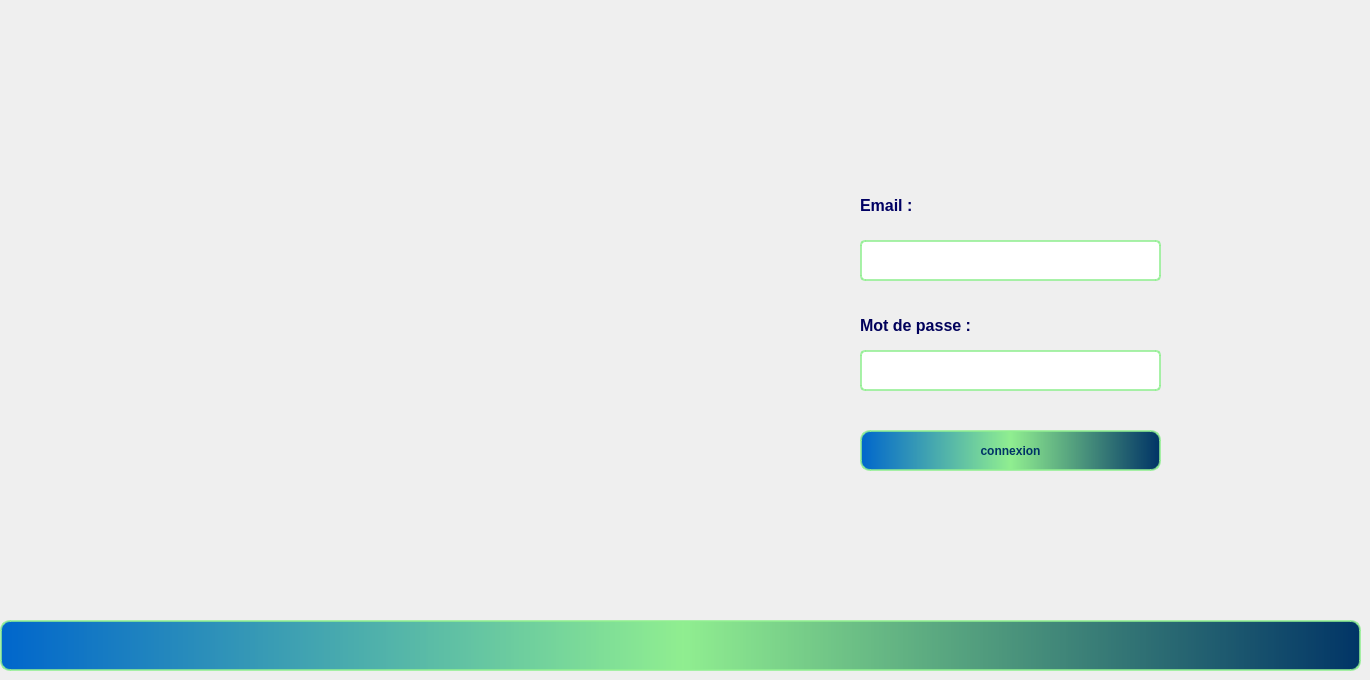
    <widget class="QWidget" name="Connexion">
     <widget class="QPushButton" name="pushButton">
      <property name="geometry">
       <rect>
        <x>0</x>
        <y>620</y>
        <width>1361</width>
        <height>51</height>
       </rect>
      </property>
      <property name="styleSheet">
       <string notr="true">  background: qlineargradient(x1: 0, y1: 0, x2: 1, y2: 0, stop: 0 rgba(0, 102, 204, 255), stop: 0.5 rgba(144, 238, 144, 255), stop: 1 rgba(0, 51, 102, 255));
    border: 2px solid rgba(144, 238, 144, 200);
    padding: 8px;
    color: rgba(0, 51, 102, 255);
    font-weight: bold;
    border-radius: 10px;
    transition: all 0.3s ease;</string>
      </property>
      <property name="text">
       <string/>
      </property>
     </widget>
     <widget class="QLabel" name="label_7">
      <property name="geometry">
       <rect>
        <x>-10</x>
        <y>-20</y>
        <width>811</width>
        <height>671</height>
       </rect>
      </property>
      <property name="text">
       <string/>
      </property>
      <property name="pixmap">
       <pixmap resource="../../ArduinoInBackup/projetcpp-2a21-smart-driving-school/logo.qrc">:/logo /logo.png</pixmap>
      </property>
      <property name="scaledContents">
       <bool>true</bool>
      </property>
     </widget>
     <widget class="QLineEdit" name="lineEdit_email">
      <property name="geometry">
       <rect>
        <x>860</x>
        <y>240</y>
        <width>301</width>
        <height>41</height>
       </rect>
      </property>
      <property name="styleSheet">
       <string notr="true"> background-color: rgba(255, 255, 255, 255);
    border: 2px solid rgba(144, 238, 144, 200);
    border-radius: 5px;
    padding: 5px;
    color: rgba(0, 51, 102, 255);</string>
      </property>
     </widget>
     <widget class="QPushButton" name="pushButton_login">
      <property name="geometry">
       <rect>
        <x>860</x>
        <y>430</y>
        <width>301</width>
        <height>41</height>
       </rect>
      </property>
      <property name="styleSheet">
       <string notr="true">  background: qlineargradient(x1: 0, y1: 0, x2: 1, y2: 0, stop: 0 rgba(0, 102, 204, 255), stop: 0.5 rgba(144, 238, 144, 255), stop: 1 rgba(0, 51, 102, 255));
    border: 2px solid rgba(144, 238, 144, 200);
    padding: 8px;
    color: rgba(0, 51, 102, 255);
    font-weight: bold;
    border-radius: 10px;
    transition: all 0.3s ease;</string>
      </property>
      <property name="text">
       <string>connexion</string>
      </property>
     </widget>
     <widget class="QLineEdit" name="lineEdit_password">
      <property name="geometry">
       <rect>
        <x>860</x>
        <y>350</y>
        <width>301</width>
        <height>41</height>
       </rect>
      </property>
      <property name="styleSheet">
       <string notr="true"> background-color: rgba(255, 255, 255, 255);
    border: 2px solid rgba(144, 238, 144, 200);
    border-radius: 5px;
    padding: 5px;
    color: rgba(0, 51, 102, 255);
</string>
      </property>
     </widget>
     <widget class="QLabel" name="label_10">
      <property name="geometry">
       <rect>
        <x>860</x>
        <y>190</y>
        <width>81</width>
        <height>31</height>
       </rect>
      </property>
      <property name="text">
       <string>&lt;html&gt;&lt;head/&gt;&lt;body&gt;&lt;p&gt;&lt;span style=&quot; font-size:12pt; font-weight:700; color:#000063;&quot;&gt;Email :&lt;/span&gt;&lt;/p&gt;&lt;/body&gt;&lt;/html&gt;</string>
      </property>
     </widget>
     <widget class="QLabel" name="label_11">
      <property name="geometry">
       <rect>
        <x>860</x>
        <y>310</y>
        <width>121</width>
        <height>31</height>
       </rect>
      </property>
      <property name="text">
       <string>&lt;html&gt;&lt;head/&gt;&lt;body&gt;&lt;p&gt;&lt;span style=&quot; font-size:12pt; font-weight:700; color:#00005b;&quot;&gt;Mot de passe :&lt;/span&gt;&lt;/p&gt;&lt;/body&gt;&lt;/html&gt;</string>
      </property>
     </widget>
     <zorder>label_7</zorder>
     <zorder>lineEdit_email</zorder>
     <zorder>pushButton_login</zorder>
     <zorder>lineEdit_password</zorder>
     <zorder>label_10</zorder>
     <zorder>label_11</zorder>
     <zorder>pushButton</zorder>
    </widget>
